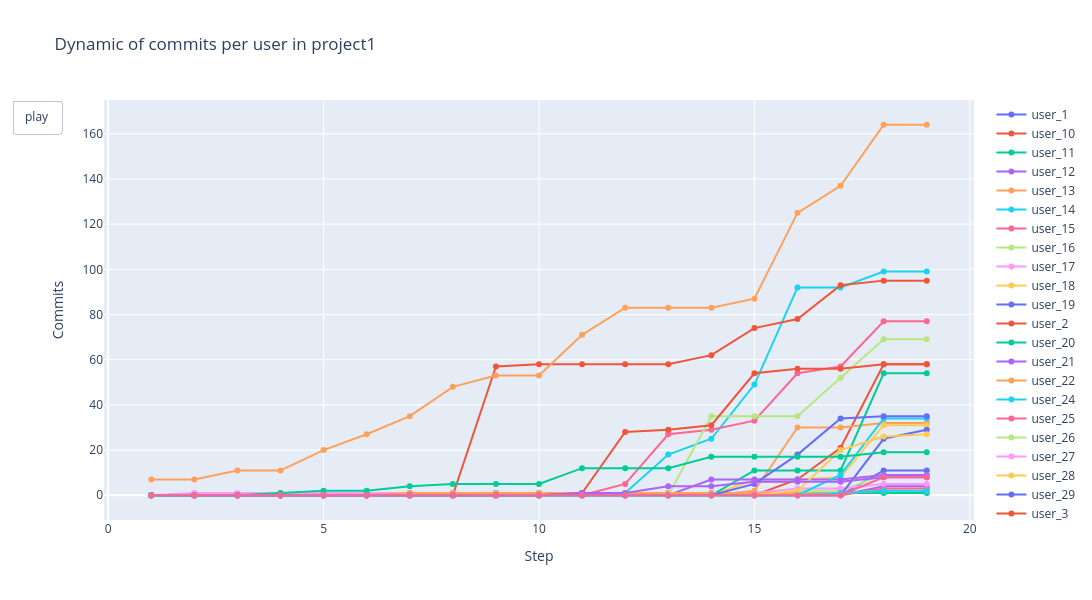

This figure's notebook cell:
### Code cell
frames = []
for i in range(len(steps)):
    frames.append(
        go.Frame(
            data=[
                go.Scatter(
                    x=steps[:i+1],
                    y=cumulative[user].iloc[:i+1]
                )
                for user in users
            ],
            name=str(i)
        )
    )

fig.frames = frames

fig.update_layout(
    title="Dynamic of commits per user in project1",
    xaxis_title="Step",
    yaxis_title="Commits",
    updatemenus=[
        {
            "type": "buttons",
            "showactive": False,
            "buttons": [
                {
                    "label": "play",
                    "method": "animate",
                    "args": [
                        None,
                        {
                            "frame": {"duration": 300, "redraw": True},
                            "fromcurrent": True,
                            "transition": {"duration": 0}
                        }
                    ]
                }
            ]
        }
    ],
    width=1200,
    height=600
)

fig.show()
conn.close()

### Figure 1 — Plotly figure (JSON) as saved in the notebook; plotly's stock layout.template omitted (floating-point values rounded to 4 significant figures)
{"data": [{"mode": "lines+markers", "name": "user_1", "type": "scatter", "x": [1, 2, 3, 4, 5, 6, 7, 8, 9, 10, 11, 12, 13, 14, 15, 16, 17, 18, 19], "y": [0, 0, 0, 0, 0, 0, 0, 0, 0, 0, 0, 0, 0, 0, 0, 0, 0, 11, 11]}, {"mode": "lines+markers", "name": "user_10", "type": "scatter", "x": [1, 2, 3, 4, 5, 6, 7, 8, 9, 10, 11, 12, 13, 14, 15, 16, 17, 18, 19], "y": [0, 0, 0, 0, 0, 0, 0, 0, 0, 0, 0, 0, 0, 0, 0, 7, 21, 58, 58]}, {"mode": "lines+markers", "name": "user_11", "type": "scatter", "x": [1, 2, 3, 4, 5, 6, 7, 8, 9, 10, 11, 12, 13, 14, 15, 16, 17, 18, 19], "y": [0, 0, 0, 0, 0, 0, 1, 1, 1, 1, 1, 1, 1, 1, 1, 1, 1, 1, 1]}, {"mode": "lines+markers", "name": "user_12", "type": "scatter", "x": [1, 2, 3, 4, 5, 6, 7, 8, 9, 10, 11, 12, 13, 14, 15, 16, 17, 18, 19], "y": [0, 0, 0, 0, 0, 0, 0, 0, 0, 0, 0, 0, 0, 0, 0, 0, 0, 4, 4]}, {"mode": "lines+markers", "name": "user_13", "type": "scatter", "x": [1, 2, 3, 4, 5, 6, 7, 8, 9, 10, 11, 12, 13, 14, 15, 16, 17, 18, 19], "y": [0, 0, 0, 0, 0, 0, 0, 0, 0, 0, 0, 0, 0, 0, 2, 30, 30, 32, 32]}, {"mode": "lines+markers", "name": "user_14", "type": "scatter", "x": [1, 2, 3, 4, 5, 6, 7, 8, 9, 10, 11, 12, 13, 14, 15, 16, 17, 18, 19], "y": [0, 0, 0, 0, 0, 0, 0, 0, 1, 1, 1, 1, 18, 25, 49, 92, 92, 99, 99]}, {"mode": "lines+markers", "name": "user_15", "type": "scatter", "x": [1, 2, 3, 4, 5, 6, 7, 8, 9, 10, 11, 12, 13, 14, 15, 16, 17, 18, 19], "y": [0, 0, 0, 0, 0, 0, 0, 0, 0, 0, 0, 0, 0, 0, 0, 0, 0, 3, 3]}, {"mode": "lines+markers", "name": "user_16", "type": "scatter", "x": [1, 2, 3, 4, 5, 6, 7, 8, 9, 10, 11, 12, 13, 14, 15, 16, 17, 18, 19], "y": [0, 0, 0, 0, 0, 0, 0, 0, 0, 0, 0, 0, 0, 0, 0, 2, 2, 9, 9]}, {"mode": "lines+markers", "name": "user_17", "type": "scatter", "x": [1, 2, 3, 4, 5, 6, 7, 8, 9, 10, 11, 12, 13, 14, 15, 16, 17, 18, 19], "y": [0, 1, 1, 1, 1, 1, 1, 1, 1, 1, 1, 1, 1, 1, 1, 3, 3, 5, 5]}, {"mode": "lines+markers", "name": "user_18", "type": "scatter", "x": [1, 2, 3, 4, 5, 6, 7, 8, 9, 10, 11, 12, 13, 14, 15, 16, 17, 18, 19], "y": [0, 0, 0, 0, 0, 0, 0, 0, 0, 0, 0, 0, 0, 0, 7, 7, 8, 31, 31]}, {"mode": "lines+markers", "name": "user_19", "type": "scatter", "x": [1, 2, 3, 4, 5, 6, 7, 8, 9, 10, 11, 12, 13, 14, 15, 16, 17, 18, 19], "y": [0, 0, 0, 0, 0, 0, 0, 0, 0, 0, 0, 0, 0, 0, 0, 0, 0, 25, 29]}, {"mode": "lines+markers", "name": "user_2", "type": "scatter", "x": [1, 2, 3, 4, 5, 6, 7, 8, 9, 10, 11, 12, 13, 14, 15, 16, 17, 18, 19], "y": [0, 0, 0, 0, 0, 0, 0, 0, 57, 58, 58, 58, 58, 62, 74, 78, 93, 95, 95]}, {"mode": "lines+markers", "name": "user_20", "type": "scatter", "x": [1, 2, 3, 4, 5, 6, 7, 8, 9, 10, 11, 12, 13, 14, 15, 16, 17, 18, 19], "y": [0, 0, 0, 0, 0, 0, 0, 0, 0, 0, 0, 0, 0, 0, 11, 11, 11, 54, 54]}, {"mode": "lines+markers", "name": "user_21", "type": "scatter", "x": [1, 2, 3, 4, 5, 6, 7, 8, 9, 10, 11, 12, 13, 14, 15, 16, 17, 18, 19], "y": [0, 0, 0, 0, 0, 0, 0, 0, 0, 0, 0, 0, 0, 7, 7, 7, 7, 9, 9]}, {"mode": "lines+markers", "name": "user_22", "type": "scatter", "x": [1, 2, 3, 4, 5, 6, 7, 8, 9, 10, 11, 12, 13, 14, 15, 16, 17, 18, 19], "y": [0, 0, 0, 0, 0, 0, 1, 1, 1, 1, 1, 1, 1, 1, 1, 1, 1, 2, 2]}, {"mode": "lines+markers", "name": "user_24", "type": "scatter", "x": [1, 2, 3, 4, 5, 6, 7, 8, 9, 10, 11, 12, 13, 14, 15, 16, 17, 18, 19], "y": [0, 0, 0, 0, 0, 0, 0, 0, 0, 0, 0, 0, 0, 0, 0, 0, 9, 34, 34]}, {"mode": "lines+markers", "name": "user_25", "type": "scatter", "x": [1, 2, 3, 4, 5, 6, 7, 8, 9, 10, 11, 12, 13, 14, 15, 16, 17, 18, 19], "y": [0, 0, 0, 0, 0, 0, 0, 0, 0, 0, 0, 5, 27, 29, 33, 54, 57, 77, 77]}, {"mode": "lines+markers", "name": "user_26", "type": "scatter", "x": [1, 2, 3, 4, 5, 6, 7, 8, 9, 10, 11, 12, 13, 14, 15, 16, 17, 18, 19], "y": [0, 0, 0, 0, 0, 0, 0, 0, 0, 0, 0, 0, 0, 35, 35, 35, 52, 69, 69]}, {"mode": "lines+markers", "name": "user_27", "type": "scatter", "x": [1, 2, 3, 4, 5, 6, 7, 8, 9, 10, 11, 12, 13, 14, 15, 16, 17, 18, 19], "y": [0, 0, 0, 0, 0, 0, 0, 0, 0, 0, 0, 0, 0, 0, 0, 0, 0, 8, 8]}, {"mode": "lines+markers", "name": "user_28", "type": "scatter", "x": [1, 2, 3, 4, 5, 6, 7, 8, 9, 10, 11, 12, 13, 14, 15, 16, 17, 18, 19], "y": [0, 0, 0, 0, 0, 0, 0, 0, 0, 0, 0, 0, 0, 0, 0, 2, 20, 26, 27]}, {"mode": "lines+markers", "name": "user_29", "type": "scatter", "x": [1, 2, 3, 4, 5, 6, 7, 8, 9, 10, 11, 12, 13, 14, 15, 16, 17, 18, 19], "y": [0, 0, 0, 0, 0, 0, 0, 0, 0, 0, 0, 0, 0, 0, 5, 18, 34, 35, 35]}, {"mode": "lines+markers", "name": "user_3", "type": "scatter", "x": [1, 2, 3, 4, 5, 6, 7, 8, 9, 10, 11, 12, 13, 14, 15, 16, 17, 18, 19], "y": [0, 0, 0, 0, 0, 0, 0, 0, 0, 0, 1, 28, 29, 31, 54, 56, 56, 58, 58]}, {"mode": "lines+markers", "name": "user_30", "type": "scatter", "x": [1, 2, 3, 4, 5, 6, 7, 8, 9, 10, 11, 12, 13, 14, 15, 16, 17, 18, 19], "y": [0, 0, 0, 1, 2, 2, 4, 5, 5, 5, 12, 12, 12, 17, 17, 17, 17, 19, 19]}, {"mode": "lines+markers", "name": "user_31", "type": "scatter", "x": [1, 2, 3, 4, 5, 6, 7, 8, 9, 10, 11, 12, 13, 14, 15, 16, 17, 18, 19], "y": [0, 0, 0, 0, 0, 0, 0, 0, 0, 0, 1, 1, 4, 4, 6, 6, 6, 8, 8]}, {"mode": "lines+markers", "name": "user_4", "type": "scatter", "x": [1, 2, 3, 4, 5, 6, 7, 8, 9, 10, 11, 12, 13, 14, 15, 16, 17, 18, 19], "y": [7, 7, 11, 11, 20, 27, 35, 48, 53, 53, 71, 83, 83, 83, 87, 125, 137, 164, 164]}, {"mode": "lines+markers", "name": "user_6", "type": "scatter", "x": [1, 2, 3, 4, 5, 6, 7, 8, 9, 10, 11, 12, 13, 14, 15, 16, 17, 18, 19], "y": [0, 0, 0, 0, 0, 0, 0, 0, 0, 0, 0, 0, 0, 0, 0, 0, 1, 2, 2]}, {"mode": "lines+markers", "name": "user_8", "type": "scatter", "x": [1, 2, 3, 4, 5, 6, 7, 8, 9, 10, 11, 12, 13, 14, 15, 16, 17, 18, 19], "y": [0, 0, 0, 0, 0, 0, 0, 0, 0, 0, 0, 0, 0, 0, 0, 0, 0, 8, 8]}], "layout": {"height": 600, "title": {"text": "Dynamic of commits per user in project1"}, "updatemenus": [{"buttons": [{"args": [null, {"frame": {"duration": 300, "redraw": true}, "fromcurrent": true, "transition": {"duration": 0}}], "label": "play", "method": "animate"}], "showactive": false, "type": "buttons"}], "width": 1200, "xaxis": {"title": {"text": "Step"}}, "yaxis": {"title": {"text": "Commits"}}}}
